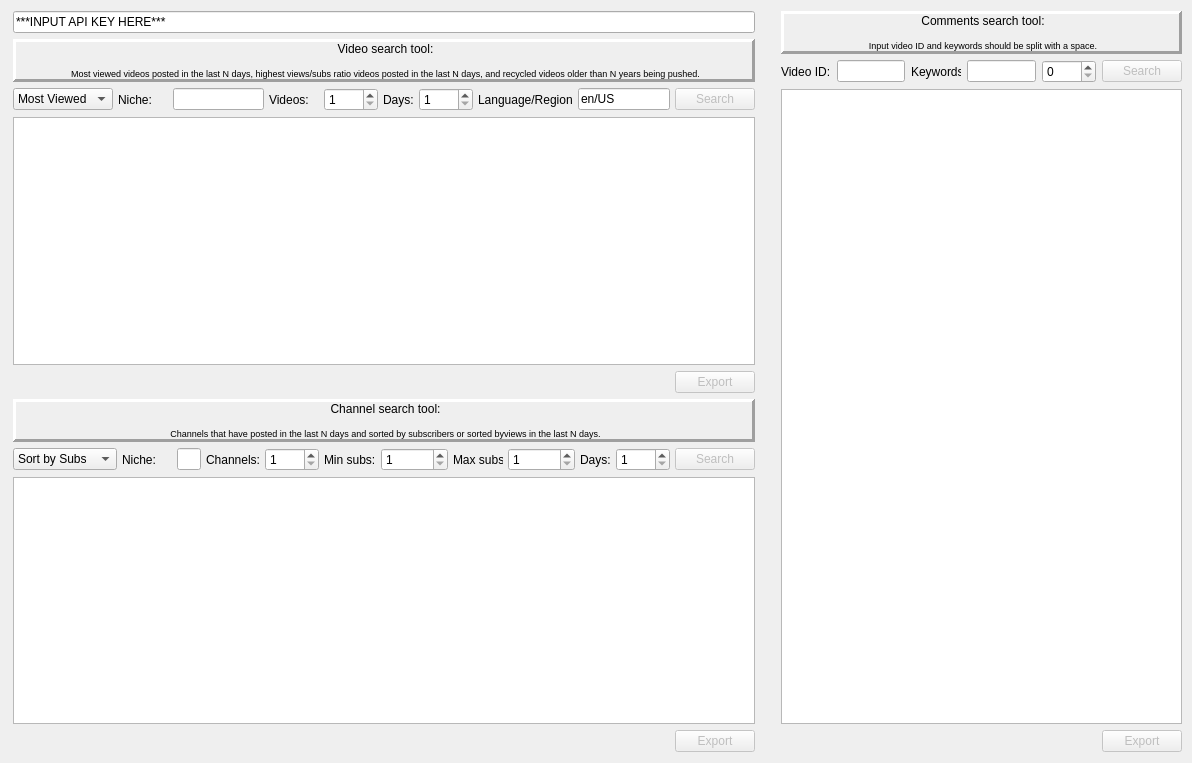
<?xml version="1.0" encoding="UTF-8"?>
<ui version="4.0">
 <class>Dialog</class>
 <widget class="QDialog" name="Dialog">
  <property name="geometry">
   <rect>
    <x>0</x>
    <y>0</y>
    <width>1192</width>
    <height>763</height>
   </rect>
  </property>
  <property name="sizePolicy">
   <sizepolicy hsizetype="Preferred" vsizetype="Preferred">
    <horstretch>0</horstretch>
    <verstretch>0</verstretch>
   </sizepolicy>
  </property>
  <property name="minimumSize">
   <size>
    <width>0</width>
    <height>0</height>
   </size>
  </property>
  <property name="windowTitle">
   <string>Youtube Scraper</string>
  </property>
  <widget class="QWidget" name="horizontalLayoutWidget_3">
   <property name="geometry">
    <rect>
     <x>13</x>
     <y>11</y>
     <width>1369</width>
     <height>741</height>
    </rect>
   </property>
   <layout class="QHBoxLayout" name="horizontalLayout_3">
    <property name="rightMargin">
     <number>200</number>
    </property>
    <item>
     <layout class="QVBoxLayout" name="verticalLayout" stretch="0,0,0">
      <property name="bottomMargin">
       <number>0</number>
      </property>
      <item>
       <widget class="QLineEdit" name="lineEdit_APIKEY">
        <property name="text">
         <string>***INPUT API KEY HERE***</string>
        </property>
       </widget>
      </item>
      <item>
       <layout class="QVBoxLayout" name="verticalLayout_3">
        <property name="topMargin">
         <number>0</number>
        </property>
        <property name="bottomMargin">
         <number>0</number>
        </property>
        <item>
         <layout class="QHBoxLayout" name="horizontalLayout_6">
          <property name="topMargin">
           <number>0</number>
          </property>
          <item>
           <widget class="QLabel" name="label_4">
            <property name="minimumSize">
             <size>
              <width>50</width>
              <height>0</height>
             </size>
            </property>
            <property name="frameShape">
             <enum>QFrame::Panel</enum>
            </property>
            <property name="frameShadow">
             <enum>QFrame::Raised</enum>
            </property>
            <property name="lineWidth">
             <number>3</number>
            </property>
            <property name="midLineWidth">
             <number>26</number>
            </property>
            <property name="text">
             <string>&lt;html&gt;&lt;head/&gt;&lt;body&gt;&lt;p align=&quot;center&quot;&gt;Video search tool:&lt;/p&gt;&lt;p align=&quot;center&quot;&gt;&lt;span style=&quot; font-size:7pt;&quot;&gt;Most viewed videos posted in the last N days, highest views/subs ratio videos posted in the last N days, and recycled videos older than N years being pushed.&lt;/span&gt;&lt;/p&gt;&lt;/body&gt;&lt;/html&gt;</string>
            </property>
            <property name="margin">
             <number>7</number>
            </property>
           </widget>
          </item>
         </layout>
        </item>
        <item>
         <layout class="QHBoxLayout" name="horizontalLayout_7">
          <property name="spacing">
           <number>5</number>
          </property>
          <property name="bottomMargin">
           <number>0</number>
          </property>
          <item>
           <widget class="QComboBox" name="comboBox_searchTypeVideo">
            <property name="sizePolicy">
             <sizepolicy hsizetype="Expanding" vsizetype="Fixed">
              <horstretch>0</horstretch>
              <verstretch>0</verstretch>
             </sizepolicy>
            </property>
            <property name="minimumSize">
             <size>
              <width>0</width>
              <height>0</height>
             </size>
            </property>
            <item>
             <property name="text">
              <string>Most Viewed</string>
             </property>
            </item>
            <item>
             <property name="text">
              <string>Most Pushed</string>
             </property>
            </item>
            <item>
             <property name="text">
              <string>Recycled</string>
             </property>
            </item>
           </widget>
          </item>
          <item>
           <widget class="QLabel" name="label_5">
            <property name="sizePolicy">
             <sizepolicy hsizetype="Preferred" vsizetype="Preferred">
              <horstretch>0</horstretch>
              <verstretch>0</verstretch>
             </sizepolicy>
            </property>
            <property name="minimumSize">
             <size>
              <width>50</width>
              <height>0</height>
             </size>
            </property>
            <property name="maximumSize">
             <size>
              <width>16777215</width>
              <height>5290</height>
             </size>
            </property>
            <property name="text">
             <string>Niche:</string>
            </property>
           </widget>
          </item>
          <item>
           <widget class="QLineEdit" name="lineEdit_nicheVideo"/>
          </item>
          <item>
           <widget class="QLabel" name="label_6">
            <property name="minimumSize">
             <size>
              <width>50</width>
              <height>0</height>
             </size>
            </property>
            <property name="text">
             <string>Videos:</string>
            </property>
           </widget>
          </item>
          <item>
           <widget class="QSpinBox" name="spinBox_numVideos">
            <property name="minimum">
             <number>1</number>
            </property>
            <property name="maximum">
             <number>1000</number>
            </property>
           </widget>
          </item>
          <item>
           <widget class="QLabel" name="label_7">
            <property name="text">
             <string>Days:</string>
            </property>
           </widget>
          </item>
          <item>
           <widget class="QSpinBox" name="spinBox_timeDeltaVideos">
            <property name="minimum">
             <number>1</number>
            </property>
            <property name="maximum">
             <number>1000</number>
            </property>
           </widget>
          </item>
          <item>
           <widget class="QLabel" name="label_13">
            <property name="text">
             <string>Language/Region</string>
            </property>
           </widget>
          </item>
          <item>
           <widget class="QLineEdit" name="lineEdit_languageRegion">
            <property name="text">
             <string>en/US</string>
            </property>
           </widget>
          </item>
          <item>
           <widget class="QPushButton" name="pushButton_searchVideos">
            <property name="enabled">
             <bool>false</bool>
            </property>
            <property name="text">
             <string>Search</string>
            </property>
           </widget>
          </item>
         </layout>
        </item>
        <item>
         <widget class="QTableWidget" name="tableWidget_videos"/>
        </item>
        <item>
         <layout class="QHBoxLayout" name="horizontalLayout_8">
          <property name="topMargin">
           <number>0</number>
          </property>
          <item>
           <spacer name="horizontalSpacer_2">
            <property name="orientation">
             <enum>Qt::Horizontal</enum>
            </property>
            <property name="sizeHint" stdset="0">
             <size>
              <width>40</width>
              <height>20</height>
             </size>
            </property>
           </spacer>
          </item>
          <item>
           <widget class="QPushButton" name="pushButton_exportVideos">
            <property name="enabled">
             <bool>false</bool>
            </property>
            <property name="text">
             <string>Export</string>
            </property>
           </widget>
          </item>
         </layout>
        </item>
       </layout>
      </item>
      <item>
       <layout class="QVBoxLayout" name="verticalLayout_4">
        <property name="topMargin">
         <number>0</number>
        </property>
        <property name="bottomMargin">
         <number>0</number>
        </property>
        <item>
         <layout class="QHBoxLayout" name="horizontalLayout_9">
          <property name="topMargin">
           <number>0</number>
          </property>
          <item>
           <widget class="QLabel" name="label_8">
            <property name="minimumSize">
             <size>
              <width>50</width>
              <height>0</height>
             </size>
            </property>
            <property name="frameShape">
             <enum>QFrame::Panel</enum>
            </property>
            <property name="frameShadow">
             <enum>QFrame::Raised</enum>
            </property>
            <property name="lineWidth">
             <number>3</number>
            </property>
            <property name="midLineWidth">
             <number>26</number>
            </property>
            <property name="text">
             <string>&lt;html&gt;&lt;head/&gt;&lt;body&gt;&lt;p align=&quot;center&quot;&gt;Channel search tool:&lt;/p&gt;&lt;p align=&quot;center&quot;&gt;&lt;span style=&quot; font-size:7pt;&quot;&gt;Channels that have posted in the last N days and sorted by subscribers or sorted byviews in the last N days.&lt;/span&gt;&lt;/p&gt;&lt;/body&gt;&lt;/html&gt;</string>
            </property>
            <property name="margin">
             <number>7</number>
            </property>
           </widget>
          </item>
         </layout>
        </item>
        <item>
         <layout class="QHBoxLayout" name="horizontalLayout_10">
          <property name="spacing">
           <number>5</number>
          </property>
          <property name="bottomMargin">
           <number>0</number>
          </property>
          <item>
           <widget class="QComboBox" name="comboBox_sortTypeChannel">
            <property name="sizePolicy">
             <sizepolicy hsizetype="Expanding" vsizetype="Fixed">
              <horstretch>0</horstretch>
              <verstretch>0</verstretch>
             </sizepolicy>
            </property>
            <item>
             <property name="text">
              <string>Sort by Subs</string>
             </property>
            </item>
            <item>
             <property name="text">
              <string>Sort by Views</string>
             </property>
            </item>
           </widget>
          </item>
          <item>
           <widget class="QLabel" name="label_9">
            <property name="sizePolicy">
             <sizepolicy hsizetype="Preferred" vsizetype="Preferred">
              <horstretch>0</horstretch>
              <verstretch>0</verstretch>
             </sizepolicy>
            </property>
            <property name="minimumSize">
             <size>
              <width>50</width>
              <height>0</height>
             </size>
            </property>
            <property name="maximumSize">
             <size>
              <width>16777215</width>
              <height>5290</height>
             </size>
            </property>
            <property name="text">
             <string>Niche:</string>
            </property>
           </widget>
          </item>
          <item>
           <widget class="QLineEdit" name="lineEdit_nicheChannel"/>
          </item>
          <item>
           <widget class="QLabel" name="label_14">
            <property name="text">
             <string>Channels:</string>
            </property>
           </widget>
          </item>
          <item>
           <widget class="QSpinBox" name="spinBox_numChannels">
            <property name="minimum">
             <number>1</number>
            </property>
            <property name="maximum">
             <number>1000</number>
            </property>
           </widget>
          </item>
          <item>
           <widget class="QLabel" name="label_12">
            <property name="text">
             <string>Min subs:</string>
            </property>
           </widget>
          </item>
          <item>
           <widget class="QSpinBox" name="spinBox_minSubs">
            <property name="minimum">
             <number>1</number>
            </property>
            <property name="maximum">
             <number>1000000000</number>
            </property>
           </widget>
          </item>
          <item>
           <widget class="QLabel" name="label_10">
            <property name="minimumSize">
             <size>
              <width>50</width>
              <height>0</height>
             </size>
            </property>
            <property name="text">
             <string>Max subs</string>
            </property>
           </widget>
          </item>
          <item>
           <widget class="QSpinBox" name="spinBox_maxSubs">
            <property name="minimum">
             <number>1</number>
            </property>
            <property name="maximum">
             <number>1000000000</number>
            </property>
           </widget>
          </item>
          <item>
           <widget class="QLabel" name="label_11">
            <property name="text">
             <string>Days:</string>
            </property>
           </widget>
          </item>
          <item>
           <widget class="QSpinBox" name="spinBox_timeDeltaChannel">
            <property name="minimum">
             <number>1</number>
            </property>
            <property name="maximum">
             <number>1000</number>
            </property>
           </widget>
          </item>
          <item>
           <widget class="QPushButton" name="pushButton_searchChannel">
            <property name="enabled">
             <bool>false</bool>
            </property>
            <property name="text">
             <string>Search</string>
            </property>
           </widget>
          </item>
         </layout>
        </item>
        <item>
         <widget class="QTableWidget" name="tableWidget_channel"/>
        </item>
        <item>
         <layout class="QHBoxLayout" name="horizontalLayout_11">
          <property name="topMargin">
           <number>0</number>
          </property>
          <item>
           <spacer name="horizontalSpacer_3">
            <property name="orientation">
             <enum>Qt::Horizontal</enum>
            </property>
            <property name="sizeHint" stdset="0">
             <size>
              <width>40</width>
              <height>20</height>
             </size>
            </property>
           </spacer>
          </item>
          <item>
           <widget class="QPushButton" name="pushButton_exportChannel">
            <property name="enabled">
             <bool>false</bool>
            </property>
            <property name="text">
             <string>Export</string>
            </property>
           </widget>
          </item>
         </layout>
        </item>
       </layout>
      </item>
     </layout>
    </item>
    <item>
     <spacer name="verticalSpacer">
      <property name="orientation">
       <enum>Qt::Vertical</enum>
      </property>
      <property name="sizeHint" stdset="0">
       <size>
        <width>20</width>
        <height>40</height>
       </size>
      </property>
     </spacer>
    </item>
    <item>
     <layout class="QVBoxLayout" name="verticalLayout_2">
      <property name="sizeConstraint">
       <enum>QLayout::SetDefaultConstraint</enum>
      </property>
      <property name="topMargin">
       <number>0</number>
      </property>
      <property name="bottomMargin">
       <number>0</number>
      </property>
      <item>
       <layout class="QHBoxLayout" name="horizontalLayout">
        <property name="topMargin">
         <number>0</number>
        </property>
        <item>
         <widget class="QLabel" name="label_3">
          <property name="minimumSize">
           <size>
            <width>50</width>
            <height>0</height>
           </size>
          </property>
          <property name="frameShape">
           <enum>QFrame::Panel</enum>
          </property>
          <property name="frameShadow">
           <enum>QFrame::Raised</enum>
          </property>
          <property name="lineWidth">
           <number>3</number>
          </property>
          <property name="midLineWidth">
           <number>26</number>
          </property>
          <property name="text">
           <string>&lt;html&gt;&lt;head/&gt;&lt;body&gt;&lt;p align=&quot;center&quot;&gt;Comments search tool:&lt;/p&gt;&lt;p align=&quot;center&quot;&gt;&lt;span style=&quot; font-size:7pt;&quot;&gt;Input video ID and keywords should be split with a space.&lt;/span&gt;&lt;/p&gt;&lt;/body&gt;&lt;/html&gt;</string>
          </property>
          <property name="margin">
           <number>7</number>
          </property>
         </widget>
        </item>
       </layout>
      </item>
      <item>
       <layout class="QHBoxLayout" name="horizontalLayout_2">
        <property name="bottomMargin">
         <number>0</number>
        </property>
        <item>
         <widget class="QLabel" name="label">
          <property name="sizePolicy">
           <sizepolicy hsizetype="Preferred" vsizetype="Preferred">
            <horstretch>0</horstretch>
            <verstretch>0</verstretch>
           </sizepolicy>
          </property>
          <property name="minimumSize">
           <size>
            <width>50</width>
            <height>0</height>
           </size>
          </property>
          <property name="maximumSize">
           <size>
            <width>16777215</width>
            <height>5290</height>
           </size>
          </property>
          <property name="text">
           <string>Video ID:</string>
          </property>
         </widget>
        </item>
        <item>
         <widget class="QLineEdit" name="lineEdit_videoID">
          <property name="sizePolicy">
           <sizepolicy hsizetype="Expanding" vsizetype="Fixed">
            <horstretch>0</horstretch>
            <verstretch>0</verstretch>
           </sizepolicy>
          </property>
         </widget>
        </item>
        <item>
         <widget class="QLabel" name="label_2">
          <property name="minimumSize">
           <size>
            <width>50</width>
            <height>0</height>
           </size>
          </property>
          <property name="text">
           <string>Keywords:</string>
          </property>
         </widget>
        </item>
        <item>
         <widget class="QLineEdit" name="lineEdit_keywords">
          <property name="sizePolicy">
           <sizepolicy hsizetype="Expanding" vsizetype="Fixed">
            <horstretch>0</horstretch>
            <verstretch>0</verstretch>
           </sizepolicy>
          </property>
         </widget>
        </item>
        <item>
         <widget class="QSpinBox" name="spinBox_comments">
          <property name="maximum">
           <number>1000</number>
          </property>
         </widget>
        </item>
        <item>
         <widget class="QPushButton" name="pushButton_searchComments">
          <property name="enabled">
           <bool>false</bool>
          </property>
          <property name="text">
           <string>Search</string>
          </property>
         </widget>
        </item>
       </layout>
      </item>
      <item>
       <widget class="QTableWidget" name="tableWidget_comments">
        <property name="sizePolicy">
         <sizepolicy hsizetype="Expanding" vsizetype="Expanding">
          <horstretch>0</horstretch>
          <verstretch>0</verstretch>
         </sizepolicy>
        </property>
       </widget>
      </item>
      <item>
       <layout class="QHBoxLayout" name="horizontalLayout_5">
        <property name="topMargin">
         <number>0</number>
        </property>
        <item>
         <spacer name="horizontalSpacer">
          <property name="orientation">
           <enum>Qt::Horizontal</enum>
          </property>
          <property name="sizeType">
           <enum>QSizePolicy::Expanding</enum>
          </property>
          <property name="sizeHint" stdset="0">
           <size>
            <width>40</width>
            <height>20</height>
           </size>
          </property>
         </spacer>
        </item>
        <item>
         <widget class="QPushButton" name="pushButton_exportComments">
          <property name="enabled">
           <bool>false</bool>
          </property>
          <property name="sizePolicy">
           <sizepolicy hsizetype="Preferred" vsizetype="Fixed">
            <horstretch>0</horstretch>
            <verstretch>0</verstretch>
           </sizepolicy>
          </property>
          <property name="text">
           <string>Export</string>
          </property>
         </widget>
        </item>
       </layout>
      </item>
     </layout>
    </item>
   </layout>
  </widget>
 </widget>
 <resources/>
 <connections/>
</ui>
